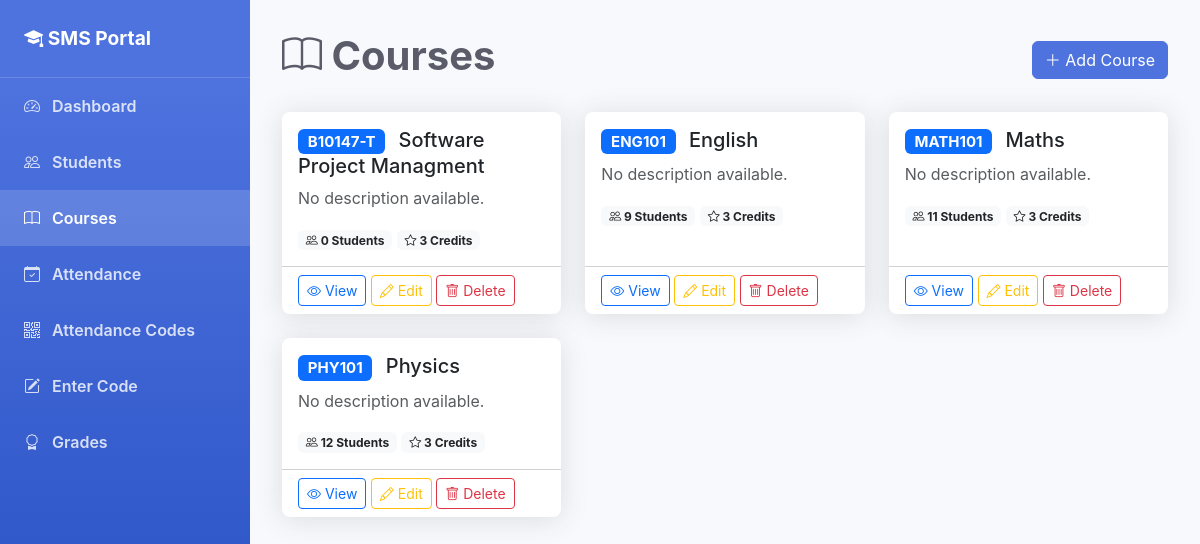
Page /courses/ on the committed database.
### students/models.py (models this page shows, shortened)
class Course(models.Model):
    name = models.CharField(max_length=100)
    code = models.CharField(max_length=20, unique=True)
    credits = models.IntegerField(default=3)
    description = models.TextField(blank=True)
    created_at = models.DateTimeField(auto_now_add=True)
    class Meta:
        ordering = ['code']

### students/views.py (the view)
# urls.py: path('courses/', views.course_list, name='course_list'),
def course_list(request):
    courses = Course.objects.annotate(student_count=Count('students'))
    return render(request, 'students/course_list.html', {'courses': courses})

### students/templates/students/course_list.html (shortened to what this page needs)
{% extends 'students/base.html' %}
{% block content %}
<div class="page-header d-flex justify-content-between align-items-center">
    <h1><i class="bi bi-book"></i> Courses</h1>
    <a href="{% url 'course_create' %}" class="btn btn-primary">
        <i class="bi bi-plus-lg"></i> Add Course
    </a>
</div>
<div class="row">
    {% if courses %}
        {% for course in courses %}
        <div class="col-md-6 col-lg-4 mb-4">
            <div class="card h-100">
                <div class="card-body">
                    <h5 class="card-title">
                        <span class="badge bg-primary me-2">{{ course.code }}</span>
                        {{ course.name }}
                    </h5>
                    <p class="card-text text-muted">
                        {{ course.description|truncatechars:100|default:"No description available." }}
                    </p>
                    <div class="d-flex justify-content-between align-items-center">
                        <div>
                            <span class="badge bg-light text-dark">
                                <i class="bi bi-people"></i> {{ course.student_count }} Students
                            </span>
                            <span class="badge bg-light text-dark">
                                <i class="bi bi-star"></i> {{ course.credits }} Credits
                            </span>
                        </div>
                    </div>
                </div>
                <div class="card-footer bg-transparent">
                    <a href="{% url 'course_detail' course.pk %}" class="btn btn-sm btn-outline-primary">
                        <i class="bi bi-eye"></i> View
                    </a>
                    <a href="{% url 'course_update' course.pk %}" class="btn btn-sm btn-outline-warning">
                        <i class="bi bi-pencil"></i> Edit
                    </a>
                    <a href="{% url 'course_delete' course.pk %}" class="btn btn-sm btn-outline-danger">
                        <i class="bi bi-trash"></i> Delete
                    </a>
                </div>
            </div>
        </div>
        {% endfor %}
    {% endif %}
</div>
{% endblock %}

### students/templates/students/base.html (style rules this page uses)
:root { --primary-color: #4e73df; --secondary-color: #858796; --success-color: #1cc88a; --info-color: #36b9cc; --warning-color: #f6c23e; --danger-color: #e74a3b; }
body { background-color: #f8f9fc; font-family: 'Nunito', -apple-system, BlinkMacSystemFont, 'Segoe UI', Roboto, sans-serif; }
.card { border: none; box-shadow: 0 0.15rem 1.75rem 0 rgba(58, 59, 69, 0.15); border-radius: 0.5rem; }
.btn-primary { background-color: var(--primary-color); border-color: var(--primary-color); }
.page-header { margin-bottom: 1.5rem; }
.page-header h1 { color: #5a5c69; font-weight: 700; }

### rows in the picture
Course: code "B10147-T", name "Software Project Managment", description "No description available.", student_count "0", credits "3"
Course: code "ENG101", name "English", description "No description available.", student_count "9", credits "3"
Course: code "MATH101", name "Maths", description "No description available.", student_count "11", credits "3"
Course: code "PHY101", name "Physics", description "No description available.", student_count "12", credits "3"
